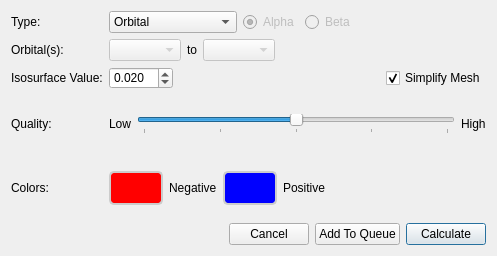
<?xml version="1.0" encoding="UTF-8"?>
<ui version="4.0">
 <class>MolecularOrbitalsConfigurator</class>
 <widget class="QDialog" name="MolecularOrbitalsConfigurator">
  <property name="geometry">
   <rect>
    <x>0</x>
    <y>0</y>
    <width>497</width>
    <height>256</height>
   </rect>
  </property>
  <property name="sizePolicy">
   <sizepolicy hsizetype="Expanding" vsizetype="Expanding">
    <horstretch>0</horstretch>
    <verstretch>0</verstretch>
   </sizepolicy>
  </property>
  <property name="windowTitle">
   <string>Add Surface</string>
  </property>
  <property name="styleSheet">
   <string>QToolButton {
   color: #333;
   background-color: #666;
   border-width: 2px;
   border-color: #CCC;
   border-style: solid;
   border-radius: 5;
   padding: 0px;
   min-width: 50px;
   max-width: 50px;
   min-height: 30px;
   max-height: 30px;
}

QToolButton:pressed {
   border-color: #222;
}
</string>
  </property>
  <layout class="QVBoxLayout" name="verticalLayout">
   <item>
    <layout class="QGridLayout" name="gridLayout">
     <item row="0" column="0">
      <widget class="QLabel" name="label_7">
       <property name="text">
        <string>Type:</string>
       </property>
      </widget>
     </item>
     <item row="1" column="0">
      <widget class="QLabel" name="label_11">
       <property name="enabled">
        <bool>true</bool>
       </property>
       <property name="text">
        <string>Orbital(s):</string>
       </property>
      </widget>
     </item>
     <item row="2" column="0">
      <widget class="QLabel" name="label_3">
       <property name="text">
        <string>Isosurface Value:</string>
       </property>
      </widget>
     </item>
     <item row="3" column="0">
      <widget class="QLabel" name="label_4">
       <property name="text">
        <string>Quality:</string>
       </property>
      </widget>
     </item>
     <item row="4" column="0">
      <widget class="QLabel" name="label_12">
       <property name="text">
        <string>Colors: </string>
       </property>
      </widget>
     </item>
     <item row="0" column="1">
      <layout class="QHBoxLayout" name="horizontalLayout">
       <item>
        <widget class="QComboBox" name="surfaceType">
         <item>
          <property name="text">
           <string>Orbital</string>
          </property>
         </item>
         <item>
          <property name="text">
           <string>Density</string>
          </property>
         </item>
         <item>
          <property name="text">
           <string>Spin Density</string>
          </property>
         </item>
         <item>
          <property name="text">
           <string>Spin-Only Density</string>
          </property>
         </item>
        </widget>
       </item>
       <item>
        <widget class="QRadioButton" name="alphaRadio">
         <property name="enabled">
          <bool>false</bool>
         </property>
         <property name="text">
          <string>Alpha</string>
         </property>
         <property name="checked">
          <bool>true</bool>
         </property>
        </widget>
       </item>
       <item>
        <widget class="QRadioButton" name="betaRadio">
         <property name="enabled">
          <bool>false</bool>
         </property>
         <property name="text">
          <string>Beta</string>
         </property>
        </widget>
       </item>
       <item>
        <spacer name="horizontalSpacer">
         <property name="orientation">
          <enum>Qt::Horizontal</enum>
         </property>
         <property name="sizeHint" stdset="0">
          <size>
           <width>40</width>
           <height>20</height>
          </size>
         </property>
        </spacer>
       </item>
      </layout>
     </item>
     <item row="1" column="1">
      <layout class="QHBoxLayout" name="horizontalLayout_2">
       <item>
        <widget class="QComboBox" name="orbitalRangeMin">
         <property name="enabled">
          <bool>false</bool>
         </property>
        </widget>
       </item>
       <item>
        <widget class="QLabel" name="label_10">
         <property name="text">
          <string>to</string>
         </property>
        </widget>
       </item>
       <item>
        <widget class="QComboBox" name="orbitalRangeMax">
         <property name="enabled">
          <bool>false</bool>
         </property>
        </widget>
       </item>
       <item>
        <spacer name="horizontalSpacer_2">
         <property name="orientation">
          <enum>Qt::Horizontal</enum>
         </property>
         <property name="sizeHint" stdset="0">
          <size>
           <width>40</width>
           <height>20</height>
          </size>
         </property>
        </spacer>
       </item>
      </layout>
     </item>
     <item row="2" column="1">
      <layout class="QHBoxLayout" name="horizontalLayout_3">
       <item>
        <widget class="QDoubleSpinBox" name="isovalue">
         <property name="decimals">
          <number>3</number>
         </property>
         <property name="minimum">
          <double>0.001000000000000</double>
         </property>
         <property name="maximum">
          <double>99.998999999999995</double>
         </property>
         <property name="singleStep">
          <double>0.001000000000000</double>
         </property>
         <property name="value">
          <double>0.020000000000000</double>
         </property>
        </widget>
       </item>
       <item>
        <spacer name="horizontalSpacer_4">
         <property name="orientation">
          <enum>Qt::Horizontal</enum>
         </property>
         <property name="sizeHint" stdset="0">
          <size>
           <width>40</width>
           <height>20</height>
          </size>
         </property>
        </spacer>
       </item>
       <item>
        <widget class="QCheckBox" name="simplifyMeshCheckBox">
         <property name="text">
          <string>Simplify Mesh</string>
         </property>
         <property name="checked">
          <bool>true</bool>
         </property>
        </widget>
       </item>
      </layout>
     </item>
     <item row="3" column="1">
      <layout class="QHBoxLayout" name="horizontalLayout_6">
       <item>
        <widget class="QLabel" name="label_5">
         <property name="text">
          <string>Low</string>
         </property>
        </widget>
       </item>
       <item>
        <widget class="QSlider" name="quality">
         <property name="minimum">
          <number>1</number>
         </property>
         <property name="maximum">
          <number>5</number>
         </property>
         <property name="singleStep">
          <number>1</number>
         </property>
         <property name="pageStep">
          <number>1</number>
         </property>
         <property name="value">
          <number>3</number>
         </property>
         <property name="orientation">
          <enum>Qt::Horizontal</enum>
         </property>
         <property name="tickPosition">
          <enum>QSlider::TicksBelow</enum>
         </property>
         <property name="tickInterval">
          <number>1</number>
         </property>
        </widget>
       </item>
       <item>
        <widget class="QLabel" name="label_6">
         <property name="text">
          <string>High</string>
         </property>
        </widget>
       </item>
       <item>
        <spacer name="horizontalSpacer_5">
         <property name="orientation">
          <enum>Qt::Horizontal</enum>
         </property>
         <property name="sizeType">
          <enum>QSizePolicy::Minimum</enum>
         </property>
         <property name="sizeHint" stdset="0">
          <size>
           <width>0</width>
           <height>20</height>
          </size>
         </property>
        </spacer>
       </item>
      </layout>
     </item>
     <item row="4" column="1">
      <layout class="QHBoxLayout" name="horizontalLayout_4">
       <item>
        <widget class="QToolButton" name="negativeColorButton">
         <property name="styleSheet">
          <string notr="true">QToolButton {
   background-color: rgb(255, 0, 0);
}</string>
         </property>
         <property name="text">
          <string/>
         </property>
         <property name="iconSize">
          <size>
           <width>32</width>
           <height>16</height>
          </size>
         </property>
        </widget>
       </item>
       <item>
        <widget class="QLabel" name="negativeLabel">
         <property name="text">
          <string>Negative</string>
         </property>
        </widget>
       </item>
       <item>
        <widget class="QToolButton" name="positiveColorButton">
         <property name="styleSheet">
          <string notr="true">QToolButton {
   background-color: rgb(0, 0, 255);
}</string>
         </property>
         <property name="text">
          <string/>
         </property>
         <property name="iconSize">
          <size>
           <width>32</width>
           <height>16</height>
          </size>
         </property>
        </widget>
       </item>
       <item>
        <widget class="QLabel" name="label_9">
         <property name="text">
          <string>Positive</string>
         </property>
        </widget>
       </item>
       <item>
        <spacer name="horizontalSpacer_10">
         <property name="orientation">
          <enum>Qt::Horizontal</enum>
         </property>
         <property name="sizeHint" stdset="0">
          <size>
           <width>40</width>
           <height>20</height>
          </size>
         </property>
        </spacer>
       </item>
      </layout>
     </item>
    </layout>
   </item>
   <item>
    <layout class="QHBoxLayout" name="horizontalLayout_8">
     <item>
      <spacer name="horizontalSpacer_3">
       <property name="orientation">
        <enum>Qt::Horizontal</enum>
       </property>
       <property name="sizeHint" stdset="0">
        <size>
         <width>40</width>
         <height>20</height>
        </size>
       </property>
      </spacer>
     </item>
     <item>
      <widget class="QPushButton" name="cancelButton">
       <property name="text">
        <string>Cancel</string>
       </property>
       <property name="autoDefault">
        <bool>false</bool>
       </property>
      </widget>
     </item>
     <item>
      <widget class="QPushButton" name="addToQueueButton">
       <property name="text">
        <string>Add To Queue</string>
       </property>
       <property name="default">
        <bool>false</bool>
       </property>
      </widget>
     </item>
     <item>
      <widget class="QPushButton" name="calculateButton">
       <property name="text">
        <string>Calculate</string>
       </property>
       <property name="default">
        <bool>true</bool>
       </property>
      </widget>
     </item>
    </layout>
   </item>
  </layout>
 </widget>
 <resources>
  <include location="../IQmol/IQmol.qrc"/>
 </resources>
 <connections/>
</ui>
